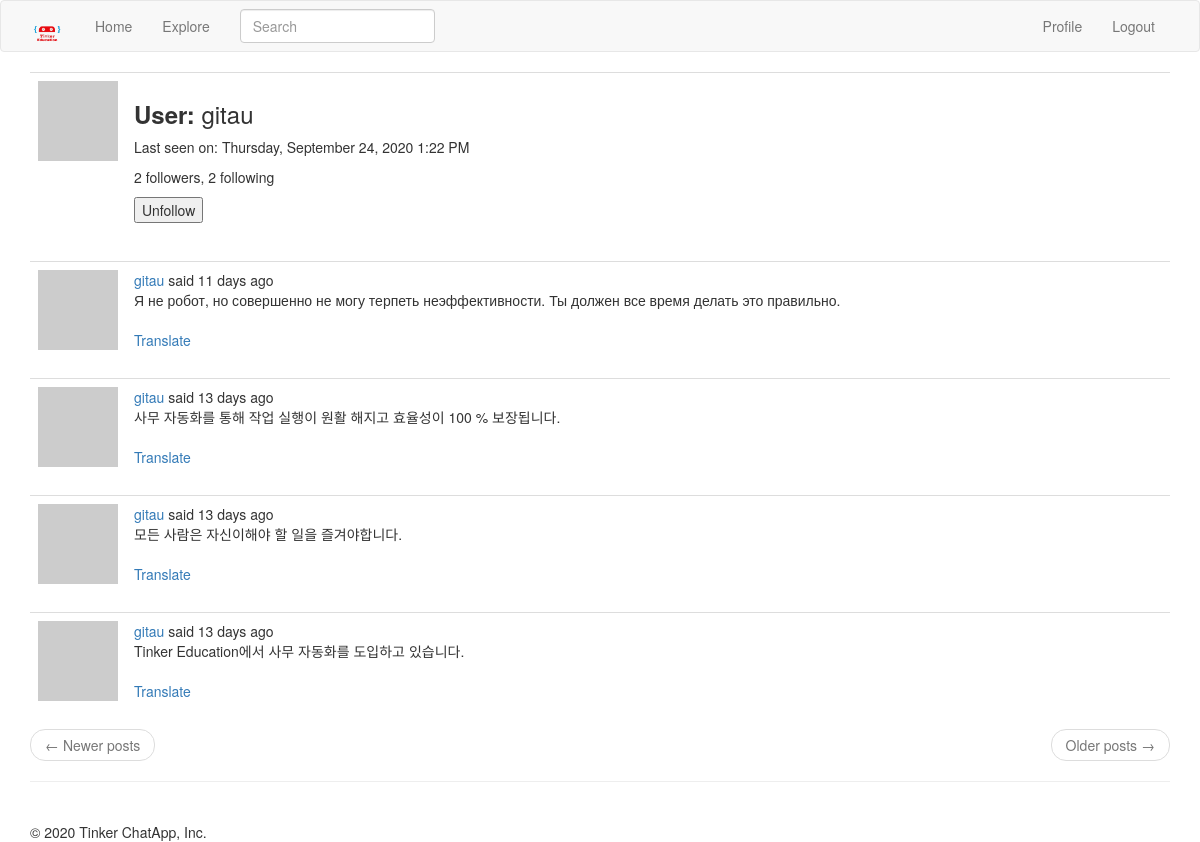
The app's page /main/profile/gitau (signed in) with its own data.
### app/models.py (models this page shows, shortened)
class User( UserMixin ,db.Model):
    id = db.Column(db.Integer, primary_key = True)
    username = db.Column(db.String(64), unique = True, index = True)
    email = db.Column(db.String(120), unique = True, index = True)
    password_hash = db.Column(db.String(128))
    posts = db.relationship('Post', backref = 'author', lazy = 'dynamic')
    about_me = db.Column(db.String(140))
    last_seen = db.Column(db.DateTime, default = datetime.utcnow)
    followed = db.relationship(
        'User',
        secondary = followers,
        primaryjoin = (followers.c.follower_id == id),
        secondaryjoin = (followers.c.followed_id == id),
        backref = db.backref('followers', lazy = 'dynamic'),
        lazy = 'dynamic'
    )
    def avatar(self, size):
        digest = md5(self.email.lower().encode('utf-8')).hexdigest()
        return 'https://www.gravatar.com/avatar/{}?d=identicon&s={}'.format(digest, size)
    def is_following(self, user):
        return self.followed.filter(followers.c.followed_id == user.id).count() > 0

class SearchableMixin(object):
    @classmethod
    def before_commit(cls, session):
        session._changes = {
            'add': list(session.new),
            'update': list(session.dirty),
            'delete': list(session.deleted)
        }
    @classmethod
    def after_commit(cls, session):
        for obj in session._changes['add']:
            if isinstance(obj, SearchableMixin):
                add_to_index(obj.__tablename__, obj)
        for obj in session._changes['update']:
            if isinstance(obj, SearchableMixin):
                add_to_index(obj.__tablename__,obj)
        for obj in session._changes['delete']:
            if isinstance(obj, SearchableMixin):
                remove_from_index(obj.__tablename__, obj)
        session._changes = None

class Post(SearchableMixin, db.Model):
    __searchable__ = ['body']
    id = db.Column(db.Integer, primary_key = True)
    body = db.Column(db.String(140))
    timestamp = db.Column(db.DateTime, index = True, default = datetime.utcnow)
    user_id = db.Column(db.Integer, db.ForeignKey('user.id'))
    language = db.Column(db.String(5))

### app/main/routes.py (the view)
@bp.route('/profile/<username>')
@login_required
def profile(username):
    user = User.query.filter_by(username = username).first_or_404()
    form = EmptyForm()
    page = request.args.get('page', 1, type=int)
    posts = user.posts.order_by(Post.timestamp.desc()).paginate(
        page, current_app.config['POSTS_PER_PAGE'], False
    )
    next_url = url_for('main.profile', username = username, page = posts.next_num) \
        if posts.has_next else None
    prev_url = url_for('main.profile', username = username, page = posts.prev_num) \
        if posts.has_prev else None
    return render_template('main/profile.html', title = _('Profile'), user = user, form = form, posts = posts.items, next_url = next_url, prev_url = prev_url)

### app/main/forms.py
class SearchForm(FlaskForm):
    q = StringField(_('Search'), validators = [DataRequired()])
    def __init__(self, *args, **kwargs):
        if 'formdata' not in kwargs:
            kwargs['formdata'] = request.args
        if 'csrf_enabled' not in kwargs:
            kwargs['csrf_enabled'] = False
        super(SearchForm, self).__init__(*args, **kwargs)

class EmptyForm(FlaskForm):
    submit = SubmitField('Submit')

### app/main/routes.py (called while the page is built)
@bp.before_app_request
def before_request():
    if current_user.is_authenticated:
        current_user.last_seen = datetime.utcnow()
        db.session.commit()
        g.search_form= SearchForm()
    g.locale = str(get_locale())

### app/models.py (called while the page is built)
@login.user_loader
def load_user(id):
    return User.query.get(int(id))

### app/templates/main/profile.html (shortened to what this page needs)
{% extends 'main/base.html' %}
{% import 'bootstrap/wtf.html' as wtf %}
{% block app_content %}
    <table class="table">
        <tr valign = 'top'>
            <td width = '70px'>
                <img src="{{ user.avatar(128) }}">
            </td>
            <td>
                <h3><b>{{ _('User') }}: </b>{{ user.username }}</h3>
                {% if user.last_seen %}<p>{{ _('Last seen on') }}: {{ moment(user.last_seen).format('LLLL') }}</p>{% endif %}
                <p>{{ user.followers.count() }} followers, {{ user.followed.count() }} following</p>
                {% if user == current_user %}
                    <a href="{{ url_for('main.edit_profile') }}">{{ _('Edit Your Profile') }}</a>
                {% else %}
                    <p>
                        <form action="{{ url_for('main.unfollow', username = user.username) }}" method="POST">
                            {{ form.submit(value='Unfollow') }}
                        </form>
                    </p>
                {% endif %}
            </td>
        </tr>
    </table>
    {% for post in posts %}
        {% include 'main/_posts.html' %}
    {% endfor %}
    <nav aria-label="...">
        <ul class="pager">
            <li class="previous{% if not prev_url %} disabled{% endif %}">
                <a href="{{ prev_url or '#' }}">
                    <span aria-hidden="true">&larr;</span> {{ _('Newer posts') }}
                </a>
            </li>
            <li class="next{% if not next_url %} disabled{% endif %}">
                <a href="{{ next_url or '#' }}">
                    {{ _('Older posts') }} <span aria-hidden="true">&rarr;</span>
                </a>
            </li>
        </ul>
    </nav>
{% endblock %}

### app/templates/main/_posts.html (shortened to what this page needs)
<table class="table table-hover">
    <tr valign = 'top'>
        <td width="70px">
            <a href="{{ url_for('main.profile', username=post.author.username) }}">
                <img src="{{ post.author.avatar(36) }}" />
            </a>
        </td>
        <td>
            {{ _('%(username)s said %(when)s',
                username=user_link, when=moment(post.timestamp).fromNow()) }}
            <br>
            <span id="post{{ post.id }}">{{ post.body }}</span>
            {% if post.language and post.language != g.locale %}
                <br><br>
                <span id="translation{{ post.id }}">
                    <a href="javascript:translate(
                                '#post{{ post.id }}',
                                '#translation{{ post.id }}',
                                '{{ post.language }}',
                                '{{ g.locale }}');">{{ _('Translate') }}</a>
                </span>
            {% endif %}
        </td>
    </tr>
</table>

### records on screen
User: username "gitau", last_seen "Thursday, September 24, 2020 1:22 PM"
Post: body "Я не робот, но совершенно не могу терпеть неэффективности. Ты должен все время делать это правильно."
Post: body "사무 자동화를 통해 작업 실행이 원활 해지고 효율성이 100 % 보장됩니다."
Post: body "모든 사람은 자신이해야 할 일을 즐겨야합니다."
Post: body "Tinker Education에서 사무 자동화를 도입하고 있습니다."

### other values on screen
{{ user.followers.count() }} "2"
{{ user.followed.count() }} "2"
{{ moment().format('YYYY') }} "2020"
